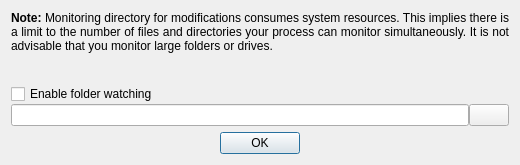
<?xml version="1.0" encoding="UTF-8"?>
<ui version="4.0">
 <class>watchfolder</class>
 <widget class="QDialog" name="watchfolder">
  <property name="geometry">
   <rect>
    <x>0</x>
    <y>0</y>
    <width>520</width>
    <height>165</height>
   </rect>
  </property>
  <property name="minimumSize">
   <size>
    <width>520</width>
    <height>165</height>
   </size>
  </property>
  <property name="maximumSize">
   <size>
    <width>600</width>
    <height>200</height>
   </size>
  </property>
  <property name="windowTitle">
   <string>Dialog</string>
  </property>
  <layout class="QGridLayout" name="gridLayout_2">
   <item row="0" column="0">
    <layout class="QVBoxLayout" name="verticalLayout_2">
     <item>
      <widget class="QWidget" name="widget" native="true">
       <layout class="QGridLayout" name="gridLayout">
        <property name="leftMargin">
         <number>0</number>
        </property>
        <property name="topMargin">
         <number>0</number>
        </property>
        <property name="rightMargin">
         <number>0</number>
        </property>
        <property name="bottomMargin">
         <number>0</number>
        </property>
        <item row="0" column="0">
         <layout class="QVBoxLayout" name="verticalLayout">
          <property name="spacing">
           <number>0</number>
          </property>
          <item>
           <widget class="QLabel" name="label">
            <property name="text">
             <string>&lt;html&gt;&lt;head/&gt;&lt;body&gt;&lt;p&gt;&lt;span style=&quot; font-weight:600;&quot;&gt;Note:&lt;/span&gt; Monitoring directory for modifications consumes system resources. This implies there is a limit to the number of files and directories your process can monitor simultaneously. It is not advisable that you monitor large folders or drives.&lt;/p&gt;&lt;/body&gt;&lt;/html&gt;</string>
            </property>
            <property name="scaledContents">
             <bool>false</bool>
            </property>
            <property name="alignment">
             <set>Qt::AlignJustify|Qt::AlignVCenter</set>
            </property>
            <property name="wordWrap">
             <bool>true</bool>
            </property>
           </widget>
          </item>
          <item>
           <spacer name="verticalSpacer">
            <property name="orientation">
             <enum>Qt::Vertical</enum>
            </property>
            <property name="sizeHint" stdset="0">
             <size>
              <width>20</width>
              <height>40</height>
             </size>
            </property>
           </spacer>
          </item>
          <item>
           <widget class="QCheckBox" name="checkBox">
            <property name="text">
             <string>Enable folder watching</string>
            </property>
           </widget>
          </item>
          <item>
           <layout class="QHBoxLayout" name="horizontalLayout_2">
            <item>
             <widget class="QLineEdit" name="lineEdit"/>
            </item>
            <item>
             <widget class="QPushButton" name="pushButton">
              <property name="text">
               <string/>
              </property>
              <property name="icon">
               <iconset theme="folder"/>
              </property>
             </widget>
            </item>
           </layout>
          </item>
         </layout>
        </item>
       </layout>
      </widget>
     </item>
     <item>
      <widget class="QDialogButtonBox" name="buttonBox">
       <property name="orientation">
        <enum>Qt::Horizontal</enum>
       </property>
       <property name="standardButtons">
        <set>QDialogButtonBox::Ok</set>
       </property>
       <property name="centerButtons">
        <bool>true</bool>
       </property>
      </widget>
     </item>
    </layout>
   </item>
  </layout>
 </widget>
 <resources/>
 <connections>
  <connection>
   <sender>buttonBox</sender>
   <signal>accepted()</signal>
   <receiver>watchfolder</receiver>
   <slot>accept()</slot>
   <hints>
    <hint type="sourcelabel">
     <x>248</x>
     <y>254</y>
    </hint>
    <hint type="destinationlabel">
     <x>157</x>
     <y>274</y>
    </hint>
   </hints>
  </connection>
  <connection>
   <sender>buttonBox</sender>
   <signal>rejected()</signal>
   <receiver>watchfolder</receiver>
   <slot>reject()</slot>
   <hints>
    <hint type="sourcelabel">
     <x>316</x>
     <y>260</y>
    </hint>
    <hint type="destinationlabel">
     <x>286</x>
     <y>274</y>
    </hint>
   </hints>
  </connection>
 </connections>
</ui>
